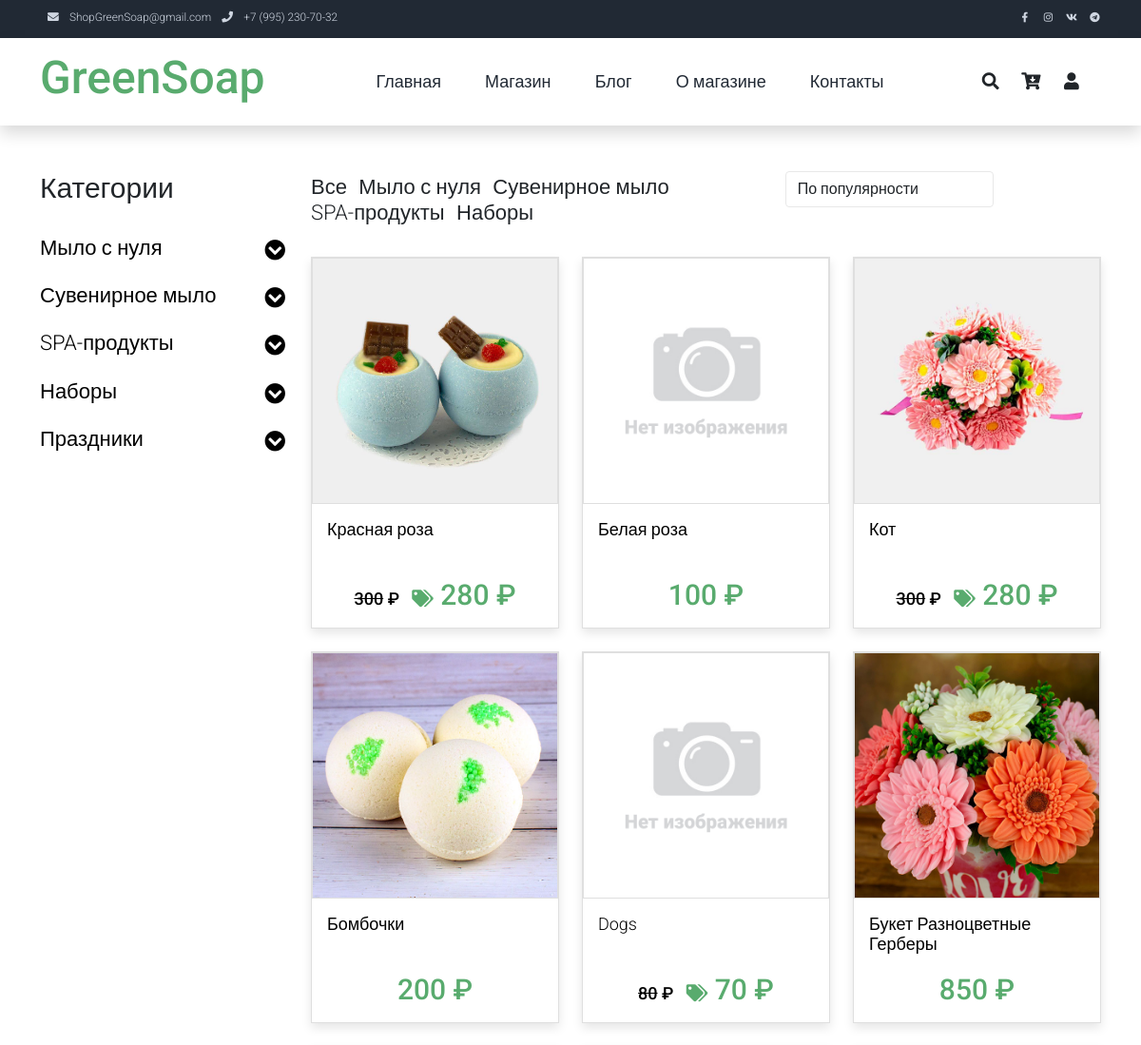
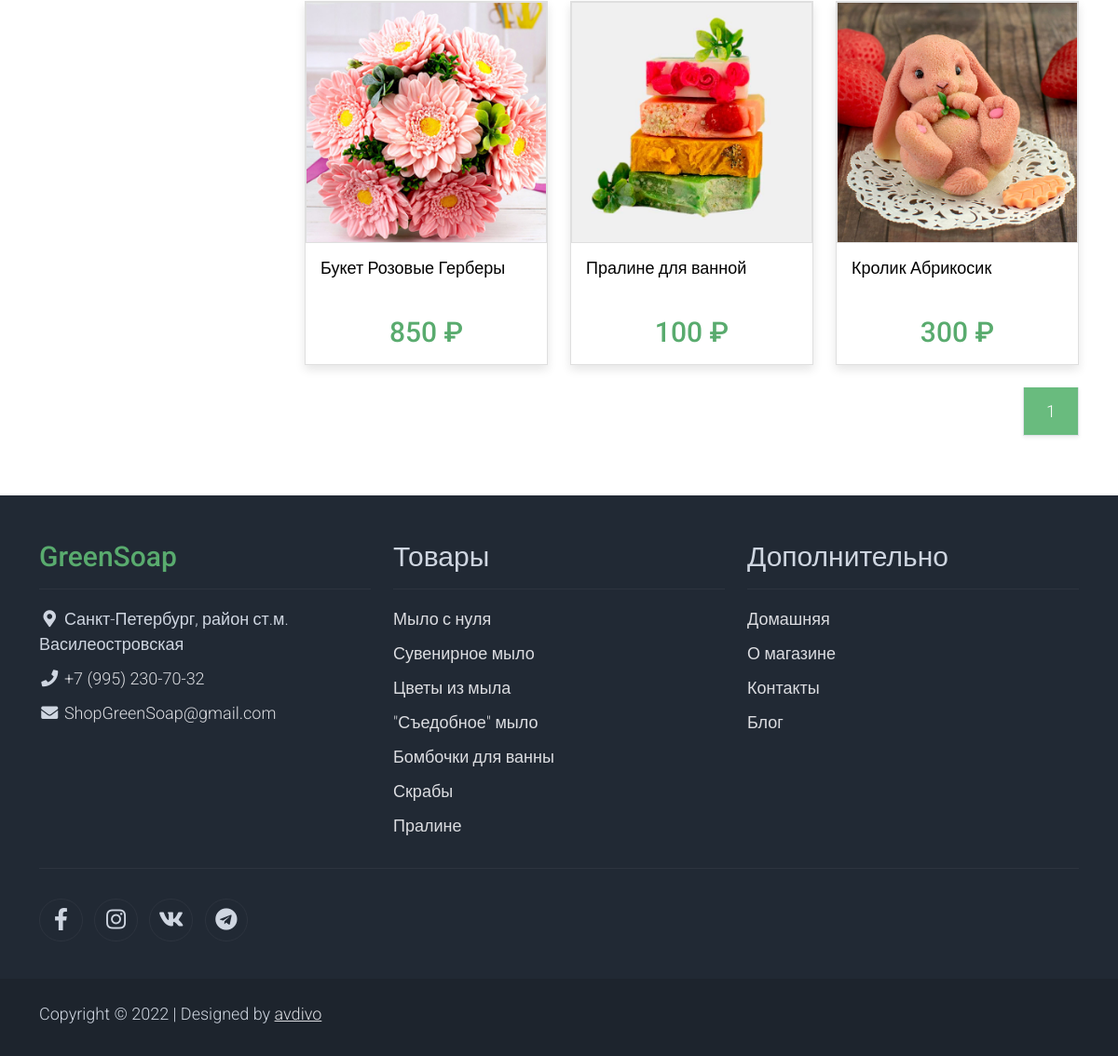
The app's page /shop/ with its own data (2 pictures, top to bottom).
### product/models.py (models this page shows, shortened)
class Department(models.Model):
    name = models.CharField(max_length=64, blank=False, unique=True)  # Название раздела
    alias = models.CharField(max_length=64, blank=False, unique=True, default='!!!', verbose_name=u'Псевдоним')  # Псевдоним поля
    def __str__(self):
        return self.name
    class Meta:
        verbose_name = 'Отдел'
        verbose_name_plural = 'Отделы'

class Product(models.Model):
    name = models.CharField(max_length=128, verbose_name=u'Название')  # Название товара
    category = models.ForeignKey(Category, on_delete=models.PROTECT,
                                 verbose_name=u'Категория')  # К какой категории относится товар
    alias = models.CharField(max_length=64, blank=False, unique=True, default='!!!', verbose_name=u'Псевдоним')  # Псевдоним поля
    holiday = models.ManyToManyField(Holiday, default='1', blank=False,
                                 verbose_name=u'Праздник')  # К какому празднику подходит товар
    description = models.TextField(blank=True, verbose_name=u'Описание')  # Описание товара
    price = models.IntegerField(default=0, verbose_name=u'Цена')  # Цена за единицу
    quantity = models.IntegerField(default=0, verbose_name=u'Остаток')  # Остаток на складе
    popular = models.IntegerField(default=0, verbose_name=u'Популярность')  # Популярность товара
    discount = models.IntegerField(default=0, verbose_name=u'Скидка')  # Скидка (сумма скидки, не %)
    active = models.BooleanField(default=True, verbose_name=u'Активен')  # Товар Активен
    article = models.CharField(max_length=8,
                               blank=True, default=None,
                               verbose_name=u'Артикль')  # Артикль (получается с применением префикса PRODUCT_PREFIX)
    class Meta:
        verbose_name = 'Товар'
        verbose_name_plural = 'Товары'
    @property
    def actual_price(self):
        return self.price - self.discount if self.active else 0

### shop/views.py (the view)
# urls.py: path('shop/', shop, name='shop'),  # Магазин без передачи параметров
def shop(request, filter=None):
    if filter:
        request.session['return'] = 'shop ' + str(filter)
    else:
        request.session['return'] = 'shop'
    select_category = dict()  # Словарь с ключами Отделами и данными - списком категорий для меню выбора (объекты)
    select_holiday = dict()  # Словарь с ключом 'Праздники' и данными - объектами праздников
    for department in Department.objects.all():
        select_category.update({department: Category.objects.filter(department_id=department.id)})
    select_holiday.update({'Праздники': Holiday.objects.order_by("name")})
    if not 'sort' in request.session:
        request.session['sort'] = '-popular'
    sort = request.session['sort']
    if 'sort' in request.POST:
        sort = request.POST['sort']
    request.session['sort'] = sort
    products = []
    if 'search' in request.POST:
        search = request.POST['search']
        if re.search(r"[<>%\$]$", search) == None:
            products = Product.objects.filter(
                Q(article__icontains=search) | Q(name__icontains=search) | Q(description__icontains=search),
                active=True).order_by(sort)
    else:
        if filter != None and re.search(r"[<>%\$]$", filter) == None:
            products = Product.objects.filter(category__department__alias=filter, active=True).order_by(sort)
            if len(products) == 0:
                products = Product.objects.filter(category__alias=filter, active=True).order_by(sort)
            if len(products) == 0:
                products = Product.objects.filter(holiday__alias=filter, active=True).order_by(sort)
            print(type(filter))
            try:
                counter = CategoryViewCounter.objects.get(alias_obj=filter)
                counter.counter = F('counter') + 1
                counter.save()
            except:
                CategoryViewCounter.objects.create(alias_obj=filter, counter=1)
        else:
            products = Product.objects.filter(active=True).order_by(sort)
    paginator = Paginator(products, 15)
    page_number = request.GET.get('page')
    products = paginator.get_page(page_number)
    products = select_main_photo(products)
    return render(request, 'shop.html', locals())

### product/models.py (called while the page is built)
    def __str__(self):
        return self.name

    def __str__(self):
        return self.name

### profile/templatetags/user_tags.py (called while the page is built)
@register.simple_tag(takes_context=True)
def basket_count(context):
    request = context['request']
    try:
        if request.user.is_authenticated:
            basket = Profile.objects.get(user=request.user).basket
        else:
            if 'basket' in request.session:
                basket = request.session['basket']
            else:
                return ''
        if not isinstance(basket, dict):
            basket = eval(basket)
    except:
        return ''
    q = sum(x for x in basket.values())
    return q if q else ''

### shop/views.py (called while the page is built)
def select_main_photo(products):
    for product in products:
        photo = ProductImage.objects.filter(product_id=product.id, active=True,
                                            main=True)  # Выбираем главную фотографию для товара
        product.photo = settings.NO_PHOTO
        if len(photo):
            product.photo = photo[0].image.url
    return products

### templates/shop.html (shortened to what this page needs)
{% extends 'base.html' %}
{% load static %}
{% block content %}
    <div class="container py-5">
        <div class="row">
            <div class="col-lg-3">
                <h1 class="h2 pb-4">Категории</h1>
                <ul class="list-unstyled templatemo-accordion">
  {% for department, categoryes in select_category.items %}
                        <li class="pb-3">
                            <a class="collapsed d-flex justify-content-between h3 text-decoration-none" href="#">
                                {{ department }}
                                <i class="fa fa-fw fa-chevron-circle-down mt-1"></i>
                            </a>
                        </li>
                    {% endfor %}
  {% for name, holidays in select_holiday.items %}
                        <li class="pb-3">
                            <a class="collapsed d-flex justify-content-between h3 text-decoration-none" href="#">
                                {{ name }}
                                <i class="fa fa-fw fa-chevron-circle-down mt-1"></i>
                            </a>
                        </li>
                    {% endfor %}
                </ul>
            </div>
            <div class="col-lg-9">
                <div class="row">
                    <div class="col-md-7">
                        <ul class="list-inline shop-top-menu pb-3 pt-1">
                            <li class="list-inline-item">
                                <a class="h3 text-dark text-decoration-none mr-3" href="{% url 'shop' %}">Все</a>
                            </li>
                            {% for department in select_category.keys %}
                            <li class="list-inline-item">
                                <a class="h3 text-dark text-decoration-none mr-3" href="{% url 'shop' department.alias %}">{{ department }}</a>
                            </li>
                            {% endfor %}
                        </ul>
                    </div>
                    <div class="col-md-5 pb-4">
                        <div class="d-flex">
                            <form method="post" id="sorted" action="{% if filter %} {% url 'shop' filter %} {% else %}{% url 'shop' %}{% endif %}">
                                <select class="form-control" name="sort">
                                    <option {% if sort == "-popular" %} selected {% endif %}
                                    value="-popular">По популярности</option>
                                </select>
                            </form>
                        </div>
                    </div>
                </div>
                <div class="row">
                    {% if products %}
                    {% for product in products %}
                    <div class="col-md-4">
                        <div class="card mb-4 product-wap rounded-0"><div class="card rounded-0">
                            <img class="card-img rounded-0 img-fluid" src="{{ product.photo }}">
                            </div>
                            <div class="card-body">
                                <a href="{% url 'shop-single' product.alias %}" class="h3 text-decoration-none"><div style="height: 3em;">{{ product.name }}</div>
                                <div class="text-center pt-2">
                                     {% if product.discount %}
                                        <span class="h3"><s>{{ product.price }}</s> &#x20bd; &nbsp;</span>
                                        <span class="h2 text-success logo">
                                            <i class='fas fa-tags' style='font-size:24px'></i>
                                            {{ product.actual_price }} &#x20bd;</span>
                                    {% else %}
                                        <span class="h2 text-success logo">{{ product.price }} &#x20bd;</span>
                                    {% endif %}
                                </div></a>
                            </div>
                        </div>
                    </div>
                    {% endfor %}
                    {% else %}
                    Нет товаров для отображения
                    {% endif %}
                </div>
                <div div="row">
                    <ul class="pagination pagination-lg justify-content-end">
                        {% for p in paginator.page_range %}
                        {% if products.number == p %}
                        <li class="page-item disabled">
                            <a class="page-link active rounded-0 mr-3 shadow-sm border-top-0 border-left-0" href="#">{{ p }}</a>
                        </li>
                        {% elif p >= products.number|add:-2 and p <= products.number|add:2  %}
                        <li class="page-item">
                            <a class="page-link rounded-0 shadow-sm border-top-0 border-left-0 text-dark" href="{% if filter %}{% url 'shop' filter %}{% else %}{% url 'shop' %}{% endif %}?page={{ p }}">{{ p }}</a>
                        </li>
                        {% endif %}
                        {% endfor %}
                    </ul>
                </div>
            </div>
        </div>
    </div>
{% endblock content %}

### static/css/templatemo.css (style rules this page uses)
body, ul, li, p, a, label, input, div { font-family: 'Roboto', sans-serif; font-size: 18px !important; font-weight: 300 !important; }
.h2 { font-family: 'Roboto', sans-serif; font-size: 30px !important; font-weight: 300; }
.h3 { font-family: 'Roboto', sans-serif; font-size: 22px !important; }
.logo { font-weight: 500 !important; }
.text-success { color: #59ab6e !important; }
.pagination .page-link:hover, .pagination .page-link.active { background-color: #69bb7e; color: #fff; }
.templatemo-accordion a { color: #000; }
.product-wap { box-shadow: 0px 5px 10px 0px rgba(0, 0, 0, 0.10); }
.card.product-wap a { color: #000; }
.form-control { border: 1px solid #e8e8e8; }
.product-wap .h3, .product-wap li, .product-wap i, .product-wap p { font-size: 12px !important; }
@media (min-width: 992px) { .product-wap .h3, .product-wap li, .product-wap i, .product-wap p { font-size: 18px !important; } }

### records on screen
Department: name "Мыло с нуля"
Department: name "Сувенирное мыло"
Department: name "SPA-продукты"
Department: name "Наборы"
Product: shows a picture, name "Красная роза", price "300", actual_price "280"
Product: name "Белая роза", price "100"
Product: shows a picture, name "Кот", price "300", actual_price "280"
Product: shows a picture, name "Бомбочки", price "200"
Product: name "Dogs", price "80", actual_price "70"
Product: shows a picture, name "Букет Разноцветные Герберы", price "850"
Product: shows a picture, name "Букет Розовые Герберы", price "850"
Product: shows a picture, name "Пралине для ванной", price "100"
Product: shows a picture, name "Кролик Абрикосик", price "300"

### other values on screen
{{ name }} "Праздники"
{{ p }} "1"
